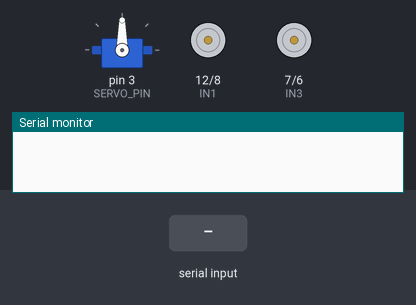
The sketch below on a simulated Arduino Uno, built with avr-gcc and run on an emulated ATmega328P. On the bench: servo, motor-driver pin pairs drawn as motors (green arrow = first pin HIGH = forward, orange = second pin HIGH = backward, longer = more drive, scaled by the enable pin), the last lines printed to the serial monitor. The test bench sets the inputs (shaded band).

Above: at 1.2 s.
1.3 s: "F" received over Serial
At 1.45 s:
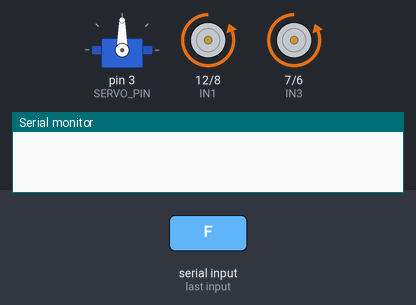
3.1 s: "B" received over Serial
At 3.25 s:
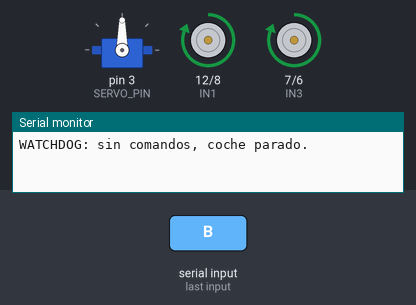
4.9 s: "R" received over Serial
At 5.05 s:
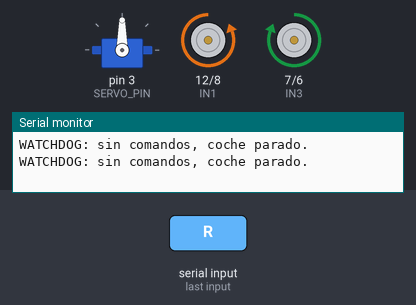
6.7 s: "L" received over Serial
At 6.85 s:
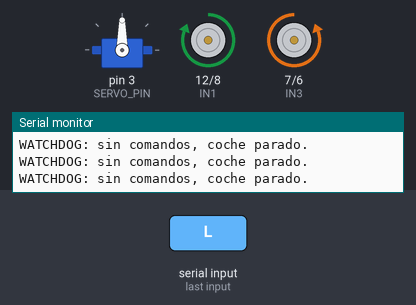
8.5 s: "E" received over Serial
At 9.5 s:
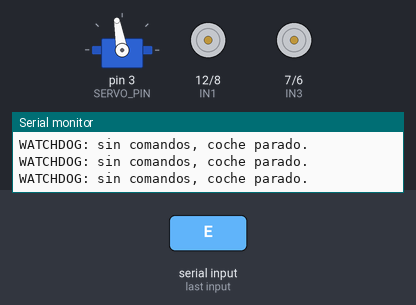
10.0 s: "Q" received over Serial
At 10.7 s:
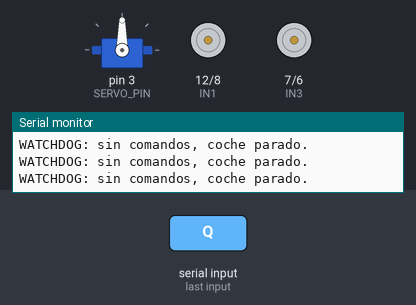
Timing chart, 0 to 12.5 s (numbered marks = the images above; inputs shaded):
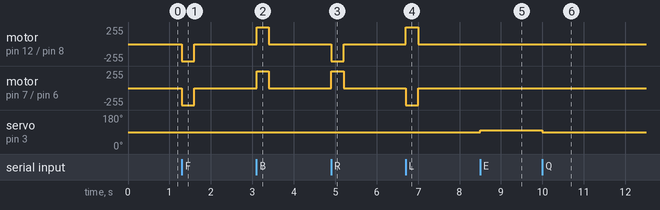

The sketch:

Cotxe.ino
```cpp
/*
 * Talos Electronics - Control via ESP32 Sensor (cable directo)
 * ── Pin map ──────────────────────────────────────────────
 * ECO            → pin 10
 * TRIG           → pin 9
 * Sensor IR der  → pin 2
 * Servo          → pin 3
 * ENB            → pin 5  (PWM - motor derecho)
 * IN4            → pin 6
 * IN3            → pin 7
 * IN2            → pin 8
 * IN1            → pin 12
 * ENA            → pin 11 (PWM - motor izquierdo)
 * Sensor IR izq  → pin 13
 * ESP32 TX (18)  → pin 0  (RX Arduino)
 * ESP32 RX (19)  → pin 1  (TX Arduino)
 * ─────────────────────────────────────────────────────────
 *
 * NOTA: El HC-06 ha sido sustituido por un cable directo entre la
 * ESP32 sensor (SoftwareSerial en sus pines 18/19) y el Serial por
 * hardware del Arduino (pines 0/1). Es más fiable que el Bluetooth
 * y reutiliza el mismo Serial que ya usaba el HC-06, así que esta
 * parte del código no cambia: solo cambia qué hay físicamente
 * conectado al otro lado del cable.
 *
 * PROTOCOLO (recibido desde la ESP32 sensor):
 *   'F' → Adelante
 *   'B' → Atrás
 *   'R' → Derecha
 *   'L' → Izquierda
 *   'S' → Parar
 *   'Q' → Servo un paso hacia la izquierda
 *   'E' → Servo un paso hacia la derecha
 *
 * SEGURIDAD: si no llega ningún comando de movimiento (F/B/L/R)
 * durante WATCHDOG_TIMEOUT_MS, el coche se para solo. Esto protege
 * frente a una caída de WiFi/TCP entre el PC y la ESP32 sensor
 * mientras el coche está en marcha (si se corta la conexión, el
 * botón de soltar tecla nunca llegaría a enviarse).
 *
 * NOTA: Desconecta el cable ESP32↔Arduino (pines 0/1) antes de
 * subir el sketch por USB, igual que antes había que hacer con el
 * HC-06 (el bootloader usa esos mismos pines).
 * ─────────────────────────────────────────────────────────
 */

#include <Servo.h>

// ── Pines ─────────────────────────────────────────────────
#define TRIG      9
#define ECO      10
#define ENA      11
#define IN1      12
#define IN2       8
#define IN3       7
#define IN4       6
#define ENB       5
#define SERVO_PIN 3

Servo servo;

const int velocidad = 255;

// ── Servo: control manual por pasos (Q = izquierda, E = derecha) ──
// Variables fácilmente modificables sin tocar el resto del código.
int       servoPos      = 90;   // posición inicial (centro)
const int SERVO_MIN_DEG = 0;   // límite izquierdo
const int SERVO_MAX_DEG = 180;  // límite derecho
const int SERVO_STEP_DEG = 10;  // grados que se mueve por cada pulsación de Q/E

// ── Watchdog de seguridad: auto-stop si se pierde la conexión ────
const unsigned long WATCHDOG_TIMEOUT_MS = 300; // ms sin comandos de movimiento → parar
unsigned long        lastMotorCmdMillis  = 0;
bool                 motorsActivos       = false;

// ═════════════════════════════════════════════════════════
// ULTRASONIDOS
// ═════════════════════════════════════════════════════════
float leerDistancia() {
  digitalWrite(TRIG, LOW);
  delayMicroseconds(2);
  digitalWrite(TRIG, HIGH);
  delayMicroseconds(10);
  digitalWrite(TRIG, LOW);
  long t = pulseIn(ECO, HIGH, 30000);
  if (t == 0) return 999.0;
  return t * 0.01715;
}

bool hayObstaculo() {
  return leerDistancia() <= 25.0;
}

// ═════════════════════════════════════════════════════════
// SERVO — movimiento manual por pasos (Q = izquierda, E = derecha)
// ═════════════════════════════════════════════════════════
void moverServoPaso(int delta) {
  servoPos += delta;
  if (servoPos > SERVO_MAX_DEG) servoPos = SERVO_MAX_DEG;
  if (servoPos < SERVO_MIN_DEG) servoPos = SERVO_MIN_DEG;
  servo.write(servoPos);
}

// ═════════════════════════════════════════════════════════
// MOTORES
// ═════════════════════════════════════════════════════════
void adelante() {
  digitalWrite(IN1, LOW);  digitalWrite(IN2, HIGH); analogWrite(ENA, velocidad);
  digitalWrite(IN3, LOW);  digitalWrite(IN4, HIGH); analogWrite(ENB, velocidad);
}

void atras() {
  digitalWrite(IN1, HIGH); digitalWrite(IN2, LOW);  analogWrite(ENA, velocidad);
  digitalWrite(IN3, HIGH); digitalWrite(IN4, LOW);  analogWrite(ENB, velocidad);
}

void derecha() {
  digitalWrite(IN1, LOW);  digitalWrite(IN2, HIGH); analogWrite(ENA, velocidad);
  digitalWrite(IN3, HIGH); digitalWrite(IN4, LOW);  analogWrite(ENB, velocidad);
}

void izquierda() {
  digitalWrite(IN1, HIGH); digitalWrite(IN2, LOW);  analogWrite(ENA, velocidad);
  digitalWrite(IN3, LOW);  digitalWrite(IN4, HIGH); analogWrite(ENB, velocidad);
}

void parar() {
  analogWrite(ENA, 0); analogWrite(ENB, 0);
  digitalWrite(IN1, LOW); digitalWrite(IN2, LOW);
  digitalWrite(IN3, LOW); digitalWrite(IN4, LOW);
}

// ═════════════════════════════════════════════════════════
void setup() {
  pinMode(TRIG, OUTPUT);
  pinMode(ECO,  INPUT);
  pinMode(ENA,  OUTPUT); pinMode(ENB, OUTPUT);
  pinMode(IN1,  OUTPUT); pinMode(IN2, OUTPUT);
  pinMode(IN3,  OUTPUT); pinMode(IN4, OUTPUT);

  servo.attach(SERVO_PIN);
  servo.write(90);

  Serial.begin(9600);
}

// ═════════════════════════════════════════════════════════
void loop() {

  // ── Comandos desde la ESP32 sensor (cable directo, ex-HC-06) ──
  if (Serial.available()) {
    char c = (char)Serial.read();
    switch (c) {
      case 'F': adelante();  lastMotorCmdMillis = millis(); motorsActivos = true;  break;
      case 'B': atras();     lastMotorCmdMillis = millis(); motorsActivos = true;  break;
      case 'R': derecha();   lastMotorCmdMillis = millis(); motorsActivos = true;  break;
      case 'L': izquierda(); lastMotorCmdMillis = millis(); motorsActivos = true;  break;
      case 'S': parar();     lastMotorCmdMillis = millis(); motorsActivos = false; break;
      case 'Q': moverServoPaso(-SERVO_STEP_DEG); break; // izquierda
      case 'E': moverServoPaso(+SERVO_STEP_DEG); break; // derecha
    }
  }

  // ── Watchdog: si el coche está en marcha y no llega ningún
  // comando de movimiento durante WATCHDOG_TIMEOUT_MS, paramos
  // solos. Protege ante una caída de WiFi/TCP entre el PC y la
  // ESP32 sensor mientras el coche estaba avanzando/girando.
  if (motorsActivos && (millis() - lastMotorCmdMillis > WATCHDOG_TIMEOUT_MS)) {
    parar();
    motorsActivos = false;
    Serial.println("WATCHDOG: sin comandos, coche parado.");
  }
}
```

Measured:
- after the input at 1.3 s, motor on pin 12 (IN1) / pin 8 (IN2), motor on pin 7 (IN3) / pin 6 (IN4): stopped → backward 255/255 at once, → stopped 0.30 s later
- after the input at 3.1 s, motor on pin 12 (IN1) / pin 8 (IN2), motor on pin 7 (IN3) / pin 6 (IN4): stopped → forward 255/255 at once, → stopped 0.30 s later
- after the input at 4.9 s, motor on pin 12 (IN1) / pin 8 (IN2): stopped → backward 255/255 at once, → stopped 0.30 s later; motor on pin 7 (IN3) / pin 6 (IN4): stopped → forward 255/255 at once, → stopped 0.30 s later
- after the input at 6.7 s, motor on pin 12 (IN1) / pin 8 (IN2): stopped → forward 255/255 at once, → stopped 0.30 s later; motor on pin 7 (IN3) / pin 6 (IN4): stopped → backward 255/255 at once, → stopped 0.30 s later
- after the input at 8.5 s, servo on pin 3 (SERVO_PIN): 90° → 100° at once
- after the input at 10.0 s, servo on pin 3 (SERVO_PIN): 100° → 90° at once
